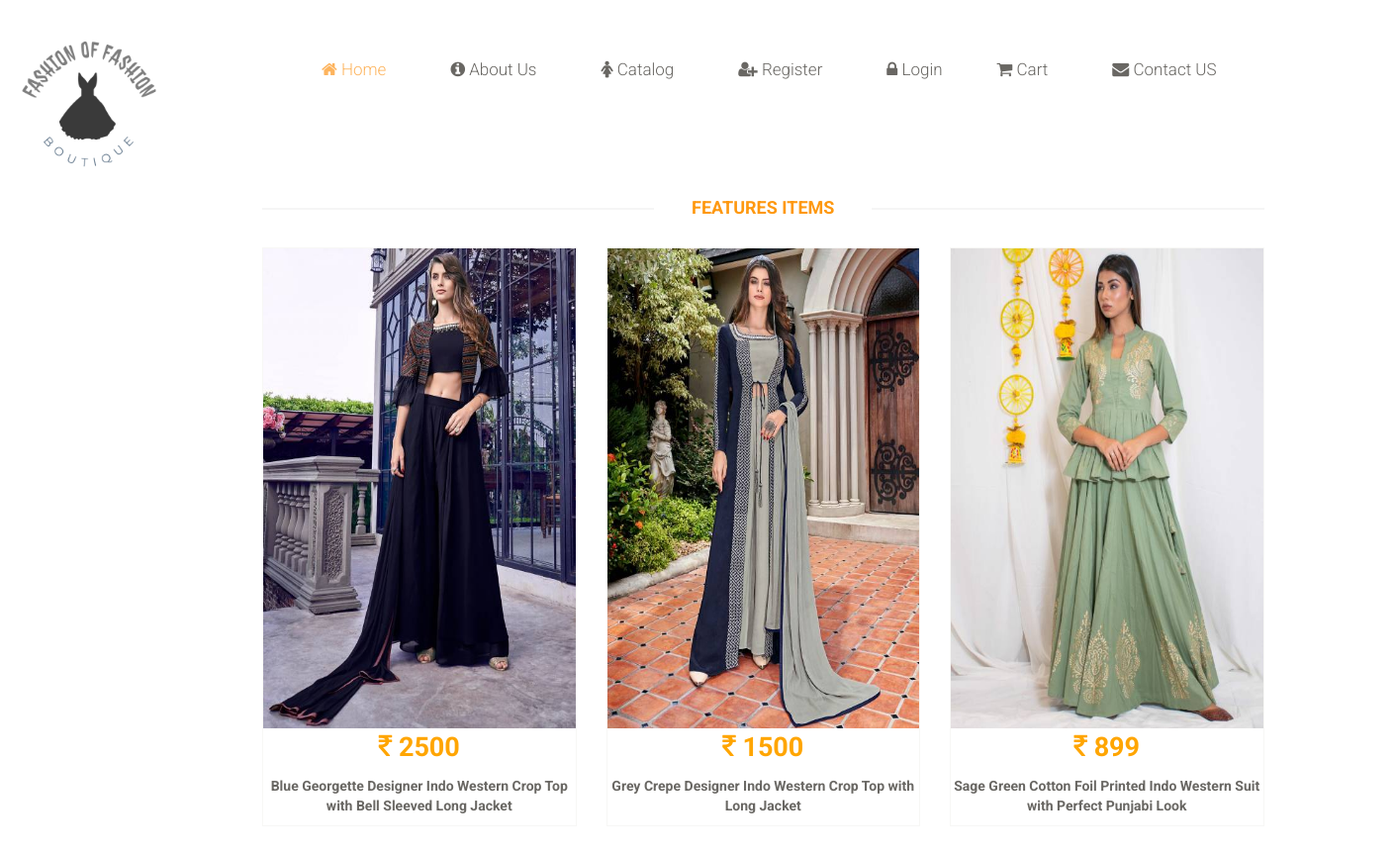
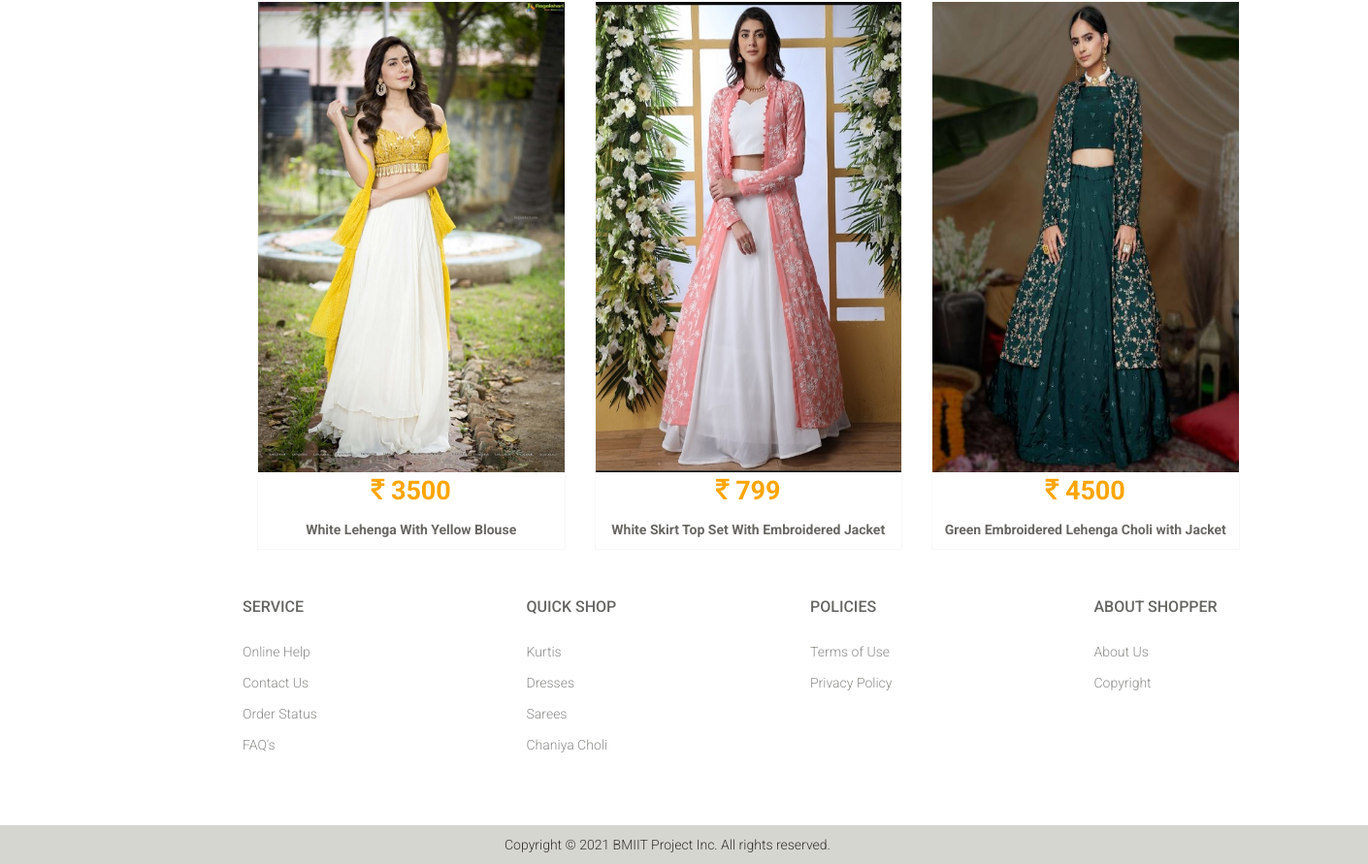
The app's page /OBMS/Boutique/indoWestern.php with its own data (2 pictures, top to bottom).
### tables this page shows
CREATE TABLE `tblproduct` (
  `id` int(11) NOT NULL,
  `PCategoryid` int(11) NOT NULL,
  `Fabricid` int(11) NOT NULL,
  `Colorid` int(11) NOT NULL,
  `Size` varchar(50) NOT NULL,
  `Price` int(11) NOT NULL,
  `Quantity` int(11) NOT NULL,
  `Occasionid` int(11) NOT NULL,
  `Description` varchar(255) NOT NULL,
  `status` varchar(50) NOT NULL,
  `DateTime` datetime NOT NULL
);

CREATE TABLE `tblproductimage` (
  `id` int(11) NOT NULL,
  `FrontImage` varchar(300) NOT NULL,
  `BackImage` varchar(300) NOT NULL,
  `LeftImage` varchar(300) NOT NULL,
  `RightImage` varchar(300) NOT NULL,
  `Productid` int(11) NOT NULL
);

### OBMS/Boutique/indoWestern.php (the view, shortened to what this page needs)
<?php
    include './connection.php';
?>
<?php
    if(isset( $_SESSION["login_username"]))
        {
            $username=$_SESSION["login_username"];
            $sql="select id from tblcustomer where emailid='$username'";
            $res= mysqli_query($con, $sql);
            while($row = mysqli_fetch_row($res))
            {
                $c_id=$row[0];
                include './welcomeheader.php';
            }
        }
 else {include './header.php';}
    ob_start();?>
<!DOCTYPE html>
<html>
    <head>
    <link href="css/bootstrap.min.css" rel="stylesheet">
    <link href="css/main.css" rel="stylesheet">
    <link rel="stylesheet" href="https://cdnjs.cloudflare.com/ajax/libs/font-awesome/4.7.0/css/font-awesome.min.css">
</head>
    <body>
        <br>
        <br>
            <div class="col-sm-2">
            </div>
        <div class="col-sm-9 padding-right">
            <div class="features_items" style="margin-top: 50px">
                    <h2 class="title text-center">Features Items</h2>
                                    <?php
                                        $sql="select c.id, p.id,p.Price,p.Description from tblproduct p , tblpcategory c where c.cat_name='IndoWestern' and p.PCategoryid=c.id " ;
                                        $sqlres= mysqli_query($con, $sql) or die("Query error : " . mysqli_error($con));
                                        $res=array();
                                        while ($row = mysqli_fetch_assoc($sqlres))
                                        {
                                            $res[]=$row;
                                        }
                                        foreach ($res as $list)
                                        {
                                            $id=$list['id'];
                                            $price=$list['Price'];
                                            $des=$list['Description'];
                                            $img = "SELECT FrontImage FROM tblproductimage where Productid='$id'";
                                            $imgres = $con->query($img);
                                            $row = mysqli_fetch_array($imgres);
                                            $image = $row['FrontImage'];
                                            $image_src = "uploadFrontImage/".$image;
                                     ?>
                                        <div class="col-sm-4">
                                            <div class="product-image-wrapper">
                                                <div class="single-products">
                                                    <div class="productinfo text-center">
                                                        <a href="ccDesc.php?id=<?php echo $id;?>">
                                                            <img  src="<?php echo $image_src?>" alt="product image" width="390px" height="485px" />
                                                        </a>
                                                        <p style="color: orange;font-size: 27px;"> <b> <i class="fa fa-inr"></i>  <?php echo $price;?> </b> </p>
                                                        <p> <b> <?php echo $des;?> </b> </p>
                                                    </div>
                                                </div>
                                           </div>
                                       </div>
                                    <?php
                                        }
                                        ?>
                    </div>
                </div>
    </body>
</html>
<?php include './footer.php';?>

### OBMS/Boutique/css/main.css (style rules this page uses)
body { font-family: 'Roboto', sans-serif; position: relative; font-weight:400px; }
a { -webkit-transition: 300ms; -moz-transition: 300ms; -o-transition: 300ms; transition: 300ms; }
h1, h2, h3, h4, h5, h6 { font-family: 'Roboto', sans-serif; }
.left-sidebar h2:after, h2.title:after { content: " "; position: absolute; border: 1px solid #f5f5f5; bottom:8px; left: 0; width: 100%; height: 0; z-index: -2; }
h2.title:before { content: " "; position: absolute; background: #fff; bottom: -6px; width: 220px; height: 30px; z-index: -1; left: 50%; margin-left: -110px; }
.padding-right { padding-right: 0; }
.features_items { overflow:hidden; }
h2.title { color: #FE980F; font-family: 'Roboto', sans-serif; font-size: 18px; font-weight: 700; margin: 0 15px; text-transform: uppercase; margin-bottom: 30px; position: relative; }
.product-image-wrapper { border:1px solid #F7F7F5; overflow: hidden; margin-bottom:30px; }
.single-products { position: relative; }
.productinfo p { font-family: 'Roboto', sans-serif; font-size: 14px; font-weight: 400; color: #696763; }
.productinfo img { width: 100%; }
.productinfo { position:relative; }

### records on screen
tblproduct: tblproductimage.FrontImage (picture), Price "2500", Description "Blue Georgette Designer Indo Western Crop Top with Bell Sleeved Long Jacket"
tblproduct: tblproductimage.FrontImage (picture), Price "1500", Description "Grey Crepe Designer Indo Western Crop Top with Long Jacket"
tblproduct: tblproductimage.FrontImage (picture), Price "899", Description "Sage Green Cotton Foil Printed Indo Western Suit with Perfect Punjabi Look"
tblproduct: tblproductimage.FrontImage (picture), Price "3500", Description "White Lehenga With Yellow Blouse"
tblproduct: tblproductimage.FrontImage (picture), Price "799", Description "White Skirt Top Set With Embroidered Jacket"
tblproduct: tblproductimage.FrontImage (picture), Price "4500", Description "Green Embroidered Lehenga Choli with Jacket"
